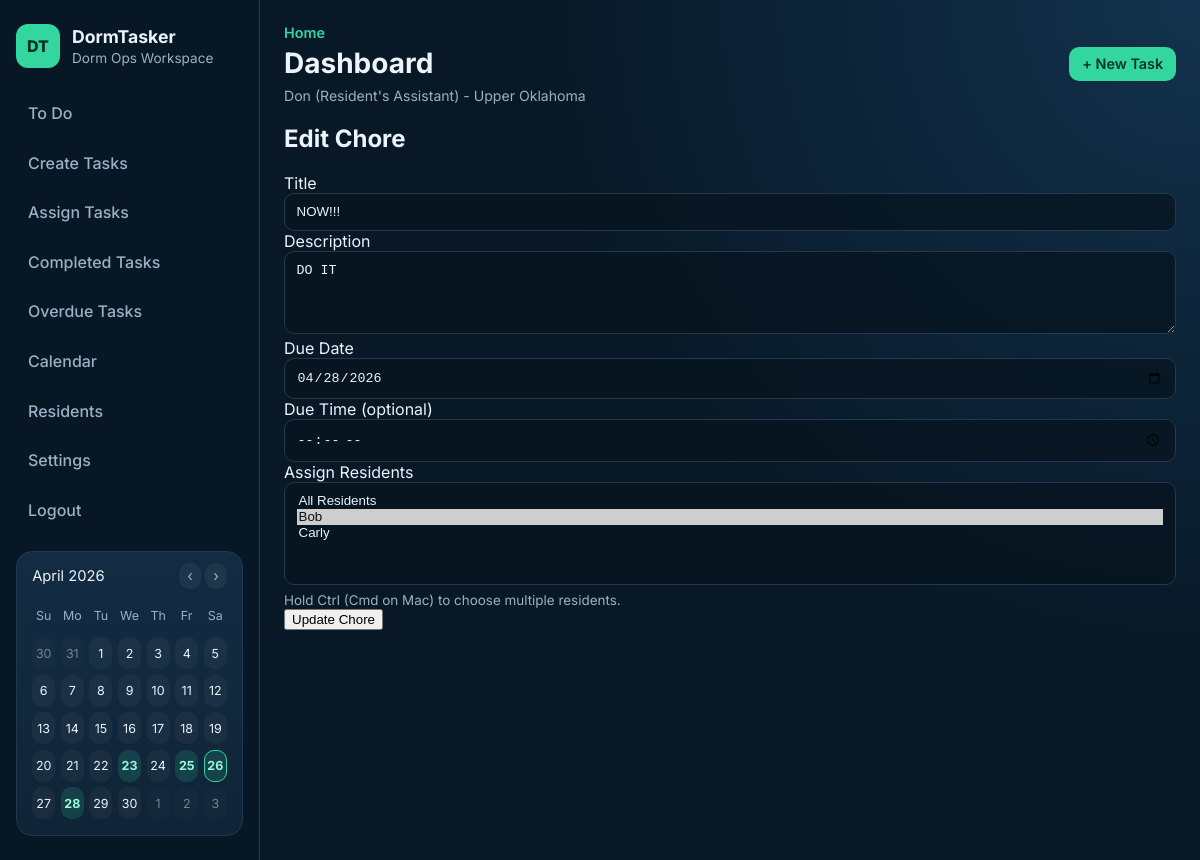
Screenshot of /chores/16/edit (signed in) with the database file from the repository.
### tables this page shows
CREATE TABLE users (
            id INTEGER PRIMARY KEY AUTOINCREMENT,
            name TEXT NOT NULL,
            role TEXT NOT NULL CHECK (role IN ('RA', 'Resident'))
        , email TEXT, password_hash TEXT, room_id INTEGER);

CREATE TABLE rooms (
            id INTEGER PRIMARY KEY AUTOINCREMENT,
            room_name TEXT NOT NULL,
            room_code TEXT NOT NULL UNIQUE,
            created_by INTEGER,
            FOREIGN KEY (created_by) REFERENCES users (id)
        );

CREATE TABLE chores (
            id INTEGER PRIMARY KEY AUTOINCREMENT,
            title TEXT NOT NULL,
            description TEXT,
            due_date TEXT,
            status TEXT
        , room_id INTEGER, created_by INTEGER, due_time TEXT);

### app.py (the view, shortened to what this page needs)
@app.route("/chores/<int:chore_id>/edit", methods=["GET", "POST"])
@login_required
def edit_chore(chore_id):
    if g.current_user["role"] != "RA":
        flash("Only Resident's Assistants can edit tasks.", "error")
        return redirect(url_for("dashboard"))
    residents = service.get_residents(room_id=g.current_user["room_id"])
    try:
        chore = service.get_chore(chore_id, room_id=g.current_user["room_id"])
    except ChoreError as error:
        flash(str(error), "error")
        return redirect(url_for("dashboard"))
    return render_template("edit_chore.html", chore=chore, residents=residents)

### app.py (called while the page is built)
def _format_user_role(role):
    return "Resident's Assistant" if role == "RA" else role

@app.before_request
def load_current_user():
    user_id = session.get("user_id")
    g.current_user = get_user_by_id(user_id) if user_id else None

@app.context_processor
def inject_current_user():
    current_user = g.get("current_user")
    if current_user:
        if current_user["role"] == "RA":
            chore_list = service.get_chores(room_id=current_user["room_id"])
        else:
            chore_list = service.get_resident_chores(current_user["id"], room_id=current_user["room_id"])
        calendar_data = _calendar_context(chore_list)
    else:
        calendar_data = {}
    return {
        "current_user": current_user,
        "current_path": request.path,
        "current_user_role_text": _format_user_role(current_user["role"]) if current_user else None,
        **calendar_data,
    }

### auth.py (called while the page is built)
def login_required(func):
    @wraps(func)
    def wrapper(*args, **kwargs):
        if not session.get("user_id"):
            flash("Please log in to continue.", "error")
            return redirect(url_for("login"))
        return func(*args, **kwargs)
    return wrapper

def get_user_by_id(user_id):
    conn = get_db_connection()
    user = conn.execute(
        """
        SELECT u.id, u.name, u.email, u.role, u.room_id, r.room_name, r.room_code
        FROM users u
        LEFT JOIN rooms r ON u.room_id = r.id
        WHERE u.id = ?
        """,
        (user_id,),
    ).fetchone()
    conn.close()
    return dict(user) if user else None

### database.py (called while the page is built)
def get_db_connection():
    conn = sqlite3.connect(DB_PATH)
    conn.row_factory = sqlite3.Row
    return conn

### models.py (called while the page is built)
    def is_overdue(self):
        if not self.due_date or self.status == "Completed":
            return False
        due = datetime.strptime(self.due_date, "%Y-%m-%d").date()
        return due < date.today()

### services.py (called while the page is built)
    @staticmethod
    def _format_due_label(due_date: Optional[str], due_time: Optional[str]) -> str:
        if not due_date:
            return "No due date"
        parsed_date = datetime.strptime(due_date, "%Y-%m-%d").strftime("%B %d, %Y")
        if due_time:
            parsed_time = datetime.strptime(due_time, "%H:%M").strftime("%I:%M %p").lstrip("0")
            return f"Due: {parsed_date} at {parsed_time}"
        return f"Due: {parsed_date}"

### templates/edit_chore.html (shortened to what this page needs)
{% extends "base.html" %}
{% block content %}
    <h2>Edit Chore</h2>
    <form method="post" class="chore-form">
        <label for="title">Title</label>
        <input type="text" id="title" name="title" value="{{ chore.title }}" required>
        <label for="description">Description</label>
        <textarea id="description" name="description" rows="4">{{ chore.description }}</textarea>
        <label for="due_date">Due Date</label>
        <input type="date" id="due_date" name="due_date" value="{{ chore.due_date }}" required>
        <label for="due_time">Due Time (optional)</label>
        <input type="time" id="due_time" name="due_time" value="{{ chore.due_time }}">
        <label for="resident_ids">Assign Residents</label>
        <select id="resident_ids" name="resident_ids" multiple size="5" required>
            <option value="all">All Residents</option>
            {% for resident in residents %}
                <option value="{{ resident.id }}" {% if resident.id in chore.resident_ids %}selected{% endif %}>
                    {{ resident.name }}
                </option>
            {% endfor %}
        </select>
        <p class="field-note">Hold Ctrl (Cmd on Mac) to choose multiple residents.</p>
        <button type="submit">Update Chore</button>
    </form>
{% endblock %}

### templates/base.html (shortened to what this page needs)
<!DOCTYPE html>
<html lang="en">
<head>
    <link rel="stylesheet" href="{{ url_for('static', filename='style.css') }}">
</head>
<body>
    <div class="app-shell">
        <aside class="sidebar">
            <div class="brand">
                <span class="brand-badge">DT</span>
                <div>
                    <h1>DormTasker</h1>
                    <p>Dorm Ops Workspace</p>
                </div>
            </div>
            <nav class="sidebar-nav">
                {% if current_user %}
                    <a href="{{ url_for('dashboard') }}" class="nav-link{% if current_path == url_for('dashboard') %} active{% endif %}">To Do</a>
                    {% if current_user.role == "RA" %}
                        <a href="{{ url_for('create_chore') }}" class="nav-link{% if current_path == url_for('create_chore') %} active{% endif %}">Create Tasks</a>
                        <a href="{{ url_for('assigned_tasks') }}" class="nav-link{% if current_path == url_for('assigned_tasks') %} active{% endif %}">Assign Tasks</a>
                        <a href="{{ url_for('completed_tasks') }}" class="nav-link{% if current_path == url_for('completed_tasks') %} active{% endif %}">Completed Tasks</a>
                        <a href="{{ url_for('overdue_tasks') }}" class="nav-link{% if current_path == url_for('overdue_tasks') %} active{% endif %}">Overdue Tasks</a>
                        <a href="{{ url_for('calendar_view') }}" class="nav-link{% if current_path == url_for('calendar_view') %} active{% endif %}">Calendar</a>
                        <a href="{{ url_for('residents') }}" class="nav-link{% if current_path == url_for('residents') %} active{% endif %}">Residents</a>
                        <a href="{{ url_for('settings') }}" class="nav-link{% if current_path == url_for('settings') %} active{% endif %}">Settings</a>
                    {% endif %}
                    <a href="{{ url_for('logout') }}" class="nav-link">Logout</a>
                {% else %}
                    <a href="{{ url_for('login') }}" class="nav-link">Login</a>
                    <a href="{{ url_for('register') }}" class="nav-link">Register</a>
                {% endif %}
            </nav>
            {% if current_user %}
                <section class="sidebar-card sidebar-calendar">
                    <div class="calendar-head">
                        <span>{{ calendar_label }}</span>
                        <div class="calendar-nav">
                            <a href="{{ current_path }}?calendar_month={{ calendar_prev }}">‹</a>
                            <a href="{{ current_path }}?calendar_month={{ calendar_next }}">›</a>
                        </div>
                    </div>
                    <div class="calendar-grid">
                        {% for day in calendar_weekdays %}
                            <span class="calendar-weekday">{{ day }}</span>
                        {% endfor %}
                        {% for cell in calendar_cells %}
                            <span class="calendar-cell{% if cell.month != calendar_month or cell.year != calendar_year %} calendar-muted{% endif %}{% if cell.day in calendar_due_days and cell.month == calendar_month and cell.year == calendar_year %} calendar-has-event{% endif %}{% if cell == calendar_current_date %} calendar-today{% endif %}">{{ cell.day }}</span>
                        {% endfor %}
                    </div>
                </section>
            {% endif %}
        </aside>
        <div class="main-panel">
            <header class="topbar">
                <div>
                    <p class="topbar-eyebrow">Home</p>
                    <h2 class="topbar-title">{% block page_title %}{{ page_title or 'Dashboard' }}{% endblock %}</h2>
                    {% if current_user %}
                        <p class="user-context">
                            {{ current_user.name }} ({{ current_user_role_text }}) - {{ current_user.room_name or "No Room" }}
                        </p>
                    {% endif %}
                </div>
                {% if current_user and current_user.role == "RA" %}
                    <a class="btn btn-primary" href="{{ url_for('create_chore') }}">+ New Task</a>
                {% elif not current_user %}
                    <a class="btn btn-primary" href="{{ url_for('register') }}">Join Dorm Room</a>
                {% endif %}
            </header>
            <main class="content">
                {% block content %}{% endblock %}
            </main>
        </div>
    </div>
</body>
</html>

### static/style.css (style rules this page uses)
:root { --bg: #081826; --bg-soft: #0f2335; --panel: #102437; --panel-alt: #132c43; --text: #edf3fb; --muted: #9ab1c5; --line: #22394f; --accent: #33d69f; --accent-dark: #27b987; --danger: #ff6f7f; --warning: #ffc56f; }
* { box-sizing: border-box; }
body { margin: 0; font-family: "Inter", sans-serif; background: radial-gradient(circle at top right, #12324d 0%, var(--bg) 45%); color: var(--text); }
a { color: inherit; }
.app-shell { min-height: 100vh; display: grid; grid-template-columns: 260px 1fr; }
.sidebar { border-right: 1px solid var(--line); background: rgba(8, 24, 38, 0.9); padding: 1.5rem 1rem; }
.brand { display: flex; gap: 0.75rem; align-items: center; margin-bottom: 1.5rem; }
.brand h1 { margin: 0; font-size: 1.1rem; font-weight: 700; }
.brand p { margin: 0.2rem 0 0; color: var(--muted); font-size: 0.85rem; }
.brand-badge { width: 44px; height: 44px; display: inline-flex; align-items: center; justify-content: center; border-radius: 12px; background: var(--accent); color: #04331f; font-weight: 800; }
.sidebar-nav { display: grid; gap: 0.45rem; }
.nav-link { text-decoration: none; padding: 0.7rem 0.75rem; border-radius: 10px; color: var(--muted); font-weight: 500; }
.sidebar-card { margin-top: 1.25rem; background: linear-gradient(180deg, var(--panel-alt) 0%, var(--panel) 100%); border: 1px solid var(--line); border-radius: 16px; padding: 1rem; }
.sidebar-calendar { padding: 0.95rem; }
.calendar-head { display: flex; justify-content: space-between; gap: 0.75rem; align-items: center; margin-bottom: 0.9rem; font-size: 0.92rem; color: var(--text); }
.calendar-nav a { color: var(--muted); text-decoration: none; padding: 0.25rem 0.5rem; border-radius: 10px; background: rgba(255, 255, 255, 0.05); }
.calendar-grid { display: grid; grid-template-columns: repeat(7, minmax(0, 1fr)); gap: 0.35rem; }
.calendar-weekday, .calendar-cell { display: inline-flex; align-items: center; justify-content: center; min-height: 32px; border-radius: 10px; font-size: 0.78rem; }
.calendar-weekday { color: var(--muted); }
.calendar-cell { background: rgba(255, 255, 255, 0.04); color: var(--text); }
.calendar-muted { opacity: 0.45; }
.calendar-has-event { background: rgba(51, 214, 159, 0.16); color: #9af7da; font-weight: 700; }
.calendar-today { border: 1px solid var(--accent); }
.main-panel { padding: 1.5rem; }
.topbar { display: flex; justify-content: space-between; align-items: center; margin-bottom: 1.25rem; }
.topbar-eyebrow { margin: 0; color: var(--accent); font-size: 0.9rem; font-weight: 600; }
.topbar-title { margin: 0.3rem 0 0; font-size: 1.75rem; }
.user-context { margin: 0.45rem 0 0; color: var(--muted); font-size: 0.88rem; }
.content { max-width: 1050px; }
.btn { border: none; border-radius: 10px; padding: 0.52rem 0.8rem; font-size: 0.9rem; text-decoration: none; font-weight: 600; cursor: pointer; display: inline-flex; align-items: center; justify-content: center; }
.btn-primary { background: var(--accent); color: #053527; }
input, textarea, select { width: 100%; background: rgba(7, 20, 31, 0.76); border: 1px solid var(--line); color: var(--text); border-radius: 10px; padding: 0.66rem 0.72rem; outline: none; }
.field-note { margin: 0.45rem 0 0; color: var(--muted); font-size: 0.84rem; }

### rows the page displays
users: name "Don"
rooms: room_name "Upper Oklahoma"
chores: title "NOW!!!", description "DO IT", due_date "04/28/2026"

### other values shown
{{ calendar_label }} "April 2026"
{{ day }} "Su" "Mo" "Tu" "We" "Th" "Fr" "Sa"
{{ cell.day }} "30" "31" "1" "2" "3" "4" "5" "6" "7" "8" "9" "10" "11" "12" "13" "14" "15" "16" "17" "18" "19" "20" "21" "22" "23" "24" "25" "26" "27" "28" "29" "30" "1" "2" "3"
{{ page_title or 'Dashboard' }} "Dashboard"
{{ current_user_role_text }} "Resident's Assistant"
form field resident_ids "All Residents / Bob ☑ / Carly"
